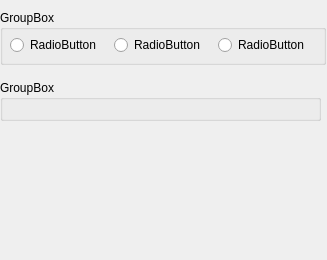
<?xml version="1.0" encoding="UTF-8"?>
<ui version="4.0">
 <class>Dialog</class>
 <widget class="QDialog" name="Dialog">
  <property name="geometry">
   <rect>
    <x>0</x>
    <y>0</y>
    <width>327</width>
    <height>260</height>
   </rect>
  </property>
  <property name="windowTitle">
   <string>Dialog</string>
  </property>
  <widget class="QGroupBox" name="groupBox">
   <property name="geometry">
    <rect>
     <x>0</x>
     <y>10</y>
     <width>326</width>
     <height>55</height>
    </rect>
   </property>
   <property name="title">
    <string>GroupBox</string>
   </property>
   <widget class="QRadioButton" name="radioButton">
    <property name="geometry">
     <rect>
      <x>10</x>
      <y>25</y>
      <width>98</width>
      <height>20</height>
     </rect>
    </property>
    <property name="text">
     <string>RadioButton</string>
    </property>
   </widget>
   <widget class="QRadioButton" name="radioButton_2">
    <property name="geometry">
     <rect>
      <x>114</x>
      <y>25</y>
      <width>98</width>
      <height>20</height>
     </rect>
    </property>
    <property name="text">
     <string>RadioButton</string>
    </property>
   </widget>
   <widget class="QRadioButton" name="radioButton_3">
    <property name="geometry">
     <rect>
      <x>218</x>
      <y>25</y>
      <width>98</width>
      <height>20</height>
     </rect>
    </property>
    <property name="text">
     <string>RadioButton</string>
    </property>
   </widget>
  </widget>
  <widget class="QGroupBox" name="groupBox_2">
   <property name="geometry">
    <rect>
     <x>0</x>
     <y>80</y>
     <width>321</width>
     <height>41</height>
    </rect>
   </property>
   <property name="title">
    <string>GroupBox</string>
   </property>
  </widget>
 </widget>
 <resources/>
 <connections/>
</ui>
